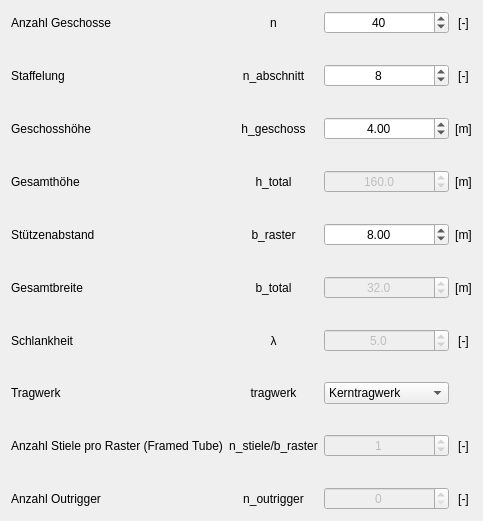
          <widget class="QWidget" name="tab_110">
           <attribute name="title">
            <string>Gebäudegeometrie</string>
           </attribute>
           <layout class="QVBoxLayout" name="verticalLayout_4">
            <item>
             <layout class="QGridLayout" name="gridLayout_7">
              <property name="verticalSpacing">
               <number>30</number>
              </property>
              <item row="0" column="2">
               <widget class="QSpinBox" name="spinBox_n">
                <property name="alignment">
                 <set>Qt::AlignCenter</set>
                </property>
                <property name="maximum">
                 <number>300</number>
                </property>
                <property name="value">
                 <number>40</number>
                </property>
               </widget>
              </item>
              <item row="7" column="1">
               <widget class="QLabel" name="label_112_08">
                <property name="text">
                 <string>tragwerk</string>
                </property>
                <property name="alignment">
                 <set>Qt::AlignCenter</set>
                </property>
               </widget>
              </item>
              <item row="8" column="0">
               <widget class="QLabel" name="label_9">
                <property name="text">
                 <string>Anzahl Stiele pro Raster (Framed Tube)</string>
                </property>
               </widget>
              </item>
              <item row="9" column="0">
               <widget class="QLabel" name="label_24">
                <property name="text">
                 <string>Anzahl Outrigger</string>
                </property>
               </widget>
              </item>
              <item row="6" column="2">
               <widget class="QDoubleSpinBox" name="spinBox_lambda">
                <property name="enabled">
                 <bool>false</bool>
                </property>
                <property name="layoutDirection">
                 <enum>Qt::LeftToRight</enum>
                </property>
                <property name="alignment">
                 <set>Qt::AlignCenter</set>
                </property>
                <property name="decimals">
                 <number>1</number>
                </property>
                <property name="value">
                 <double>5.000000000000000</double>
                </property>
               </widget>
              </item>
              <item row="8" column="2">
               <widget class="QSpinBox" name="spinBox_n_stiele">
                <property name="enabled">
                 <bool>false</bool>
                </property>
                <property name="alignment">
                 <set>Qt::AlignCenter</set>
                </property>
                <property name="maximum">
                 <number>10</number>
                </property>
                <property name="value">
                 <number>1</number>
                </property>
               </widget>
              </item>
              <item row="9" column="2">
               <widget class="QSpinBox" name="spinBox_n_outrigger">
                <property name="enabled">
                 <bool>false</bool>
                </property>
                <property name="alignment">
                 <set>Qt::AlignCenter</set>
                </property>
                <property name="maximum">
                 <number>4</number>
                </property>
                <property name="value">
                 <number>0</number>
                </property>
               </widget>
              </item>
              <item row="5" column="2">
               <widget class="QDoubleSpinBox" name="spinBox_b_total">
                <property name="enabled">
                 <bool>false</bool>
                </property>
                <property name="sizePolicy">
                 <sizepolicy hsizetype="Minimum" vsizetype="Fixed">
                  <horstretch>0</horstretch>
                  <verstretch>0</verstretch>
                 </sizepolicy>
                </property>
                <property name="contextMenuPolicy">
                 <enum>Qt::DefaultContextMenu</enum>
                </property>
                <property name="alignment">
                 <set>Qt::AlignCenter</set>
                </property>
                <property name="decimals">
                 <number>1</number>
                </property>
                <property name="value">
                 <double>32.000000000000000</double>
                </property>
               </widget>
              </item>
              <item row="8" column="3">
               <widget class="QLabel" name="label_11">
                <property name="text">
                 <string>[-]</string>
                </property>
                <property name="alignment">
                 <set>Qt::AlignCenter</set>
                </property>
               </widget>
              </item>
              <item row="1" column="2">
               <widget class="QSpinBox" name="spinBox_n_abschnitt">
                <property name="alignment">
                 <set>Qt::AlignCenter</set>
                </property>
                <property name="maximum">
                 <number>999</number>
                </property>
                <property name="value">
                 <number>8</number>
                </property>
               </widget>
              </item>
              <item row="6" column="3">
               <widget class="QLabel" name="label_114_07">
                <property name="text">
                 <string>[-]</string>
                </property>
                <property name="alignment">
                 <set>Qt::AlignCenter</set>
                </property>
               </widget>
              </item>
              <item row="0" column="0">
               <widget class="QLabel" name="label__111_01">
                <property name="toolTip">
                 <string notr="true"/>
                </property>
                <property name="statusTip">
                 <string notr="true"/>
                </property>
                <property name="whatsThis">
                 <string notr="true"/>
                </property>
                <property name="text">
                 <string>Anzahl Geschosse</string>
                </property>
               </widget>
              </item>
              <item row="4" column="3">
               <widget class="QLabel" name="label_114_05">
                <property name="text">
                 <string>[m]</string>
                </property>
                <property name="alignment">
                 <set>Qt::AlignCenter</set>
                </property>
               </widget>
              </item>
              <item row="5" column="3">
               <widget class="QLabel" name="label_114_06">
                <property name="text">
                 <string>[m]</string>
                </property>
                <property name="alignment">
                 <set>Qt::AlignCenter</set>
                </property>
               </widget>
              </item>
              <item row="6" column="0">
               <widget class="QLabel" name="label_111_07">
                <property name="text">
                 <string>Schlankheit</string>
                </property>
               </widget>
              </item>
              <item row="0" column="3">
               <widget class="QLabel" name="label_114_01">
                <property name="text">
                 <string>[-]</string>
                </property>
                <property name="alignment">
                 <set>Qt::AlignCenter</set>
                </property>
               </widget>
              </item>
              <item row="2" column="1">
               <widget class="QLabel" name="label_112_03">
                <property name="text">
                 <string>h_geschoss</string>
                </property>
                <property name="alignment">
                 <set>Qt::AlignCenter</set>
                </property>
               </widget>
              </item>
              <item row="1" column="1">
               <widget class="QLabel" name="label_112_02">
                <property name="text">
                 <string>n_abschnitt</string>
                </property>
                <property name="alignment">
                 <set>Qt::AlignCenter</set>
                </property>
               </widget>
              </item>
              <item row="2" column="3">
               <widget class="QLabel" name="label_114_03">
                <property name="text">
                 <string>[m]</string>
                </property>
                <property name="alignment">
                 <set>Qt::AlignCenter</set>
                </property>
               </widget>
              </item>
              <item row="4" column="2">
               <widget class="QDoubleSpinBox" name="spinBox_b_raster">
                <property name="alignment">
                 <set>Qt::AlignCenter</set>
                </property>
                <property name="value">
                 <double>8.000000000000000</double>
                </property>
               </widget>
              </item>
              <item row="5" column="0">
               <widget class="QLabel" name="label_111_06">
                <property name="text">
                 <string>Gesamtbreite</string>
                </property>
               </widget>
              </item>
              <item row="2" column="2">
               <widget class="QDoubleSpinBox" name="spinBox_h_geschoss">
                <property name="sizePolicy">
                 <sizepolicy hsizetype="Minimum" vsizetype="Fixed">
                  <horstretch>0</horstretch>
                  <verstretch>0</verstretch>
                 </sizepolicy>
                </property>
                <property name="alignment">
                 <set>Qt::AlignCenter</set>
                </property>
                <property name="value">
                 <double>4.000000000000000</double>
                </property>
               </widget>
              </item>
              <item row="3" column="0">
               <widget class="QLabel" name="label_111_04">
                <property name="text">
                 <string>Gesamthöhe</string>
                </property>
               </widget>
              </item>
              <item row="0" column="1">
               <widget class="QLabel" name="label_112_01">
                <property name="text">
                 <string>n</string>
                </property>
                <property name="alignment">
                 <set>Qt::AlignCenter</set>
                </property>
               </widget>
              </item>
              <item row="4" column="0">
               <widget class="QLabel" name="label_111_05">
                <property name="text">
                 <string>Stützenabstand</string>
                </property>
               </widget>
              </item>
              <item row="6" column="1">
               <widget class="QLabel" name="label_112_07">
                <property name="text">
                 <string>λ</string>
                </property>
                <property name="alignment">
                 <set>Qt::AlignCenter</set>
                </property>
               </widget>
              </item>
              <item row="2" column="0">
               <widget class="QLabel" name="label_111_03">
                <property name="text">
                 <string>Geschosshöhe</string>
                </property>
               </widget>
              </item>
              <item row="3" column="2">
               <widget class="QDoubleSpinBox" name="spinBox_h_total">
                <property name="enabled">
                 <bool>false</bool>
                </property>
                <property name="alignment">
                 <set>Qt::AlignCenter</set>
                </property>
                <property name="decimals">
                 <number>1</number>
                </property>
                <property name="maximum">
                 <double>1000.000000000000000</double>
                </property>
                <property name="value">
                 <double>160.000000000000000</double>
                </property>
               </widget>
              </item>
              <item row="7" column="0">
               <widget class="QLabel" name="label_111_08">
                <property name="text">
                 <string>Tragwerk</string>
                </property>
               </widget>
              </item>
              <item row="8" column="1">
               <widget class="QLabel" name="label_10">
                <property name="text">
                 <string>n_stiele/b_raster</string>
                </property>
                <property name="alignment">
                 <set>Qt::AlignCenter</set>
                </property>
               </widget>
              </item>
              <item row="9" column="1">
               <widget class="QLabel" name="label_25">
                <property name="text">
                 <string>n_outrigger</string>
                </property>
                <property name="alignment">
                 <set>Qt::AlignCenter</set>
                </property>
               </widget>
              </item>
              <item row="9" column="3">
               <widget class="QLabel" name="label_26">
                <property name="text">
                 <string>[-]</string>
                </property>
                <property name="alignment">
                 <set>Qt::AlignCenter</set>
                </property>
               </widget>
              </item>
              <item row="1" column="3">
               <widget class="QLabel" name="label_114_02">
                <property name="text">
                 <string>[-]</string>
                </property>
                <property name="alignment">
                 <set>Qt::AlignCenter</set>
                </property>
               </widget>
              </item>
              <item row="5" column="1">
               <widget class="QLabel" name="label_112_06">
                <property name="text">
                 <string>b_total</string>
                </property>
                <property name="alignment">
                 <set>Qt::AlignCenter</set>
                </property>
               </widget>
              </item>
              <item row="1" column="0">
               <widget class="QLabel" name="label_111_02">
                <property name="text">
                 <string>Staffelung</string>
                </property>
               </widget>
              </item>
              <item row="4" column="1">
               <widget class="QLabel" name="label_112_05">
                <property name="text">
                 <string>b_raster</string>
                </property>
                <property name="alignment">
                 <set>Qt::AlignCenter</set>
                </property>
               </widget>
              </item>
              <item row="7" column="2">
               <widget class="QComboBox" name="comboBox_tragwerk">
                <property name="font">
                 <font>
                  <strikeout>false</strikeout>
                 </font>
                </property>
                <property name="toolTip">
                 <string notr="true"/>
                </property>
                <property name="editable">
                 <bool>false</bool>
                </property>
                <property name="currentText">
                 <string>Kerntragwerk</string>
                </property>
                <property name="currentIndex">
                 <number>0</number>
                </property>
                <property name="insertPolicy">
                 <enum>QComboBox::InsertAtBottom</enum>
                </property>
                <property name="sizeAdjustPolicy">
                 <enum>QComboBox::AdjustToContents</enum>
                </property>
                <item>
                 <property name="text">
                  <string>Kerntragwerk</string>
                 </property>
                </item>
                <item>
                 <property name="text">
                  <string>Rahmentragwerk</string>
                 </property>
                </item>
                <item>
                 <property name="text">
                  <string>Braced Tube</string>
                 </property>
                </item>
                <item>
                 <property name="text">
                  <string>Framed Tube</string>
                 </property>
                </item>
                <item>
                 <property name="text">
                  <string>Outrigger</string>
                 </property>
                </item>
               </widget>
              </item>
              <item row="3" column="3">
               <widget class="QLabel" name="label_114_04">
                <property name="text">
                 <string>[m]</string>
                </property>
                <property name="alignment">
                 <set>Qt::AlignCenter</set>
                </property>
               </widget>
              </item>
              <item row="3" column="1">
               <widget class="QLabel" name="label_112_04">
                <property name="text">
                 <string>h_total</string>
                </property>
                <property name="alignment">
                 <set>Qt::AlignCenter</set>
                </property>
               </widget>
              </item>
             </layout>
            </item>
           </layout>
          </widget>
